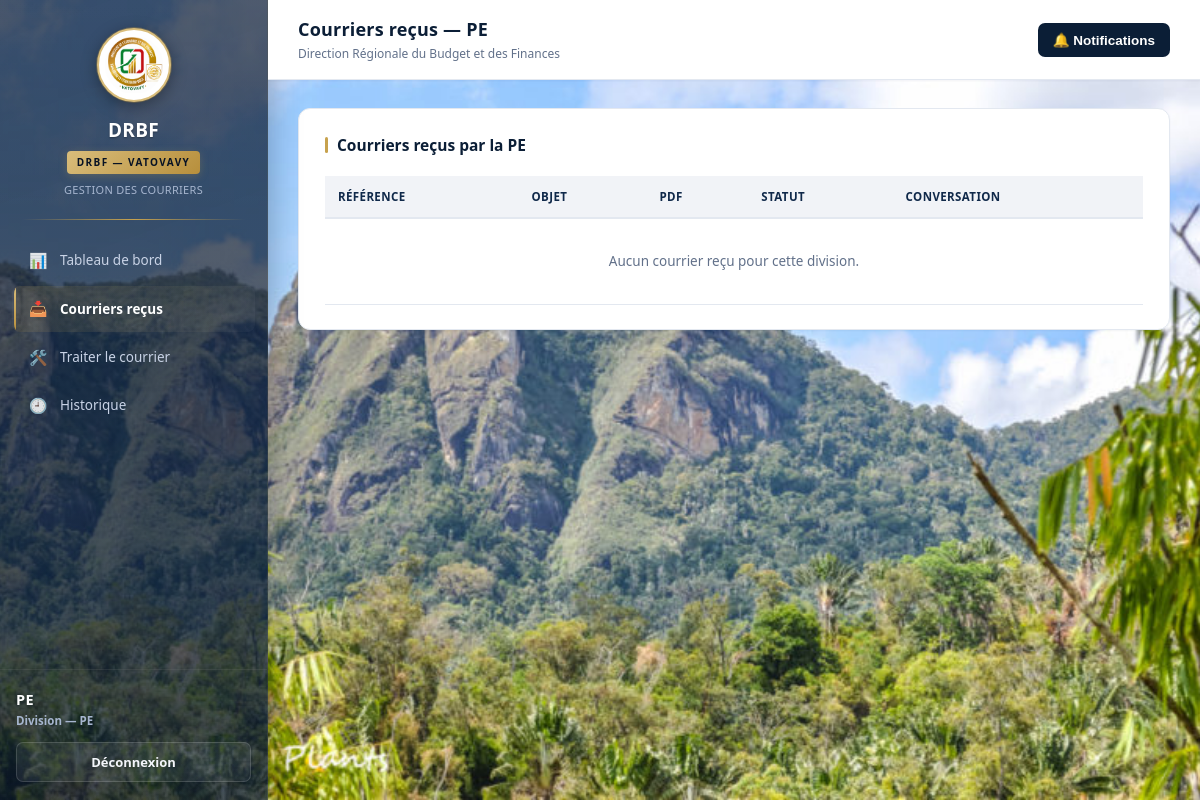
The app's page /division/courriers_recus.php (signed in) with its own data.
### tables this page shows
CREATE TABLE users (
    id INT AUTO_INCREMENT PRIMARY KEY,
    username VARCHAR(100) UNIQUE NOT NULL,
    password VARCHAR(255) NOT NULL,
    role VARCHAR(30) NOT NULL,              
    service VARCHAR(10) DEFAULT NULL,       
    division_code VARCHAR(30) DEFAULT NULL,
    actif TINYINT(1) NOT NULL DEFAULT 1,
    created_at DATETIME NOT NULL DEFAULT CURRENT_TIMESTAMP
);

### includes/fonctions.php (called while the page is built, shortened)
<?php
require_once __DIR__ . '/../config/database.php';
function base_url(): string {
    if (!function_exists('__drbf_base_url')) {
        function __drbf_base_url(): string {
            $segments = explode('/', trim($_SERVER['SCRIPT_NAME'] ?? '', '/'));
            return '/' . ($segments[0] ?? '');
        }
    }
    return __drbf_base_url();
}
function root_url(string $path = ''): string {
    return base_url() . '/' . ltrim($path, '/');
}
function current_user(): ?array {
    $stmt = getDB()->prepare("SELECT * FROM users WHERE id = ?");
    $stmt->execute([$_SESSION['user_id']]);
    $u = $stmt->fetch() ?: null;
    return $u;
}
function require_login(): array {
    $u = current_user();
    return $u;
}
function require_role(array $roles): array {
    $u = require_login();
    return $u;
}
function role_label(string $role): string {
    $labels = [
        'secretaire'    => 'Secrétaire',
        'drbf'          => 'Directeur Régional du Budget et des Finances',
        'chef_srb'      => 'Chef Service Régional du Budget',
        'chef_srsp'     => 'Chef Service Régional du Solde et Pension',
        'srpe'          => 'Chef Service Régional du Patrimoine de l\'État',
        'division'      => 'Division',
        'coordonnateur' => 'Coordonnateur',
    ];
    return $labels[$role] ?? $role;
}
function e(string $s): string { return htmlspecialchars($s, ENT_QUOTES, 'UTF-8'); }

### config/database.php (called while the page is built)
<?php
function getDB(): PDO
{
    static $pdo = null;
    if ($pdo === null) {
        $host = 'localhost';
        $dbname = 'drbf';
        $username = 'root';
        $password = '';
        $pdo = new PDO(
            "mysql:host=$host;dbname=$dbname;charset=utf8mb4",
            $username,
            $password
        );
        $pdo->setAttribute(PDO::ATTR_ERRMODE, PDO::ERRMODE_EXCEPTION);
        $pdo->setAttribute(PDO::ATTR_DEFAULT_FETCH_MODE, PDO::FETCH_ASSOC);
    }
    return $pdo;
}

### division/courriers_recus.php (the view)
<?php
require_once __DIR__ . '/../includes/fonctions.php';
$u = require_role(['division']);
$db = getDB();
$stmt = $db->prepare("SELECT * FROM courriers WHERE division_id = ? ORDER BY created_at DESC");
$stmt->execute([$u['id']]);
$courriers = $stmt->fetchAll();
$pageTitle = "Courriers reçus — " . $u['division_code'];
$activeNav = 'recus';
include __DIR__ . '/../includes/header.php';
?>
<div class="panel">
  <h3>Courriers reçus par la <?= e($u['division_code']) ?></h3>
  <table>
    <thead><tr><th>Référence</th><th>Objet</th><th>PDF</th><th>Statut</th><th>Conversation</th></tr></thead>
    <tbody>
      <?php if (empty($courriers)): ?>
        <tr class="empty-row"><td colspan="5">Aucun courrier reçu pour cette division.</td></tr>
      <?php else: foreach ($courriers as $c):
        $etapes = get_etapes($c['id']);
      ?>
        <tr>
          <td><strong><?= e($c['reference']) ?></strong></td>
          <td><?= e($c['objet']) ?></td>
          <td><?php if ($c['pdf_courant']): ?><a class="pdf-link" href="<?= e(pdf_url($c['pdf_courant'])) ?>" target="_blank">📄 Voir</a><?php else: ?>—<?php endif; ?></td>
          <td><span class="badge <?= statut_badge_class($c['statut']) ?>"><?= e(statut_label($c['statut'])) ?></span></td>
          <td>
            <button class="btn btn-outline btn-sm" onclick="var x=document.getElementById('conv-<?= $c['id'] ?>');x.style.display=(x.style.display==='none'?'':'none')">💬 Voir la conversation</button>
          </td>
        </tr>
        <tr id="conv-<?= $c['id'] ?>" style="display:none;">
          <td></td>
          <td colspan="4" style="padding-top:0;">
            <div style="font-weight:700;font-size:12.5px;color:var(--navy-900);margin:2px 0 8px;">Tous les messages &amp; échanges :</div>
            <?php afficher_etapes($etapes); ?>
          </td>
        </tr>
      <?php endforeach; endif; ?>
    </tbody>
  </table>
</div>
<?php include __DIR__ . '/../includes/footer.php'; ?>

### includes/header.php (shortened to what this page needs)
<?php
$nav = $navByRole[$u['role']] ?? [];
?>
<!DOCTYPE html>
<html lang="fr">
<head>
</head>
<body>
<div class="layout">
  <aside class="sidebar">
    <div class="brand">
      <img class="brand-logo" src="<?= root_url('assets/logo_drbf.png') ?>" alt="Logo DRBF">
      <h1>DRBF</h1>
      <span class="tag">DRBF — VATOVAVY</span>
      <p>Gestion des Courriers</p>
    </div>
    <nav>
      <?php foreach ($nav as $item): ?>
        <a href="<?= root_url($item['href']) ?>" class="<?= $activeNav === $item['key'] ? 'active' : '' ?>">
          <span class="icon"><?= $item['icon'] ?></span><?= e($item['label']) ?>
        </a>
      <?php endforeach; ?>
    </nav>
    <div class="userbox">
      <div class="name"><?= e(strtoupper($u['username'])) ?></div>
      <div class="role"><?= e(role_label($u['role'])) ?><?= $u['division_code'] ? ' — ' . e($u['division_code']) : ($u['service'] ? ' — ' . e($u['service']) : '') ?></div>
      <a class="logout" href="<?= root_url('logout.php') ?>">Déconnexion</a>
    </div>
  </aside>
  <div class="main">
    <div class="topbar">
      <div>
        <h2><?= e($pageTitle) ?></h2>
        <div class="sub">Direction Régionale du Budget et des Finances</div>
      </div>
      <div class="notif-wrap">
        <button class="notif-btn" onclick="toggleNotif(this)">
          🔔 Notifications
        </button>
      </div>
    </div>
    <div class="content">

### includes/footer.php (shortened to what this page needs)
    </div>
  </div>
</div>
</body>
</html>

### records on screen
users: username "PE", role "Division", division_code "PE", division_code "Courriers reçus — PE"

### other values on screen
$item['icon'] "📊"
$item['label'] "Tableau de bord"
$item['icon'] "📥"
$item['label'] "Courriers reçus"
$item['icon'] "🛠️"
$item['label'] "Traiter le courrier"
$item['icon'] "🕘"
$item['label'] "Historique"
